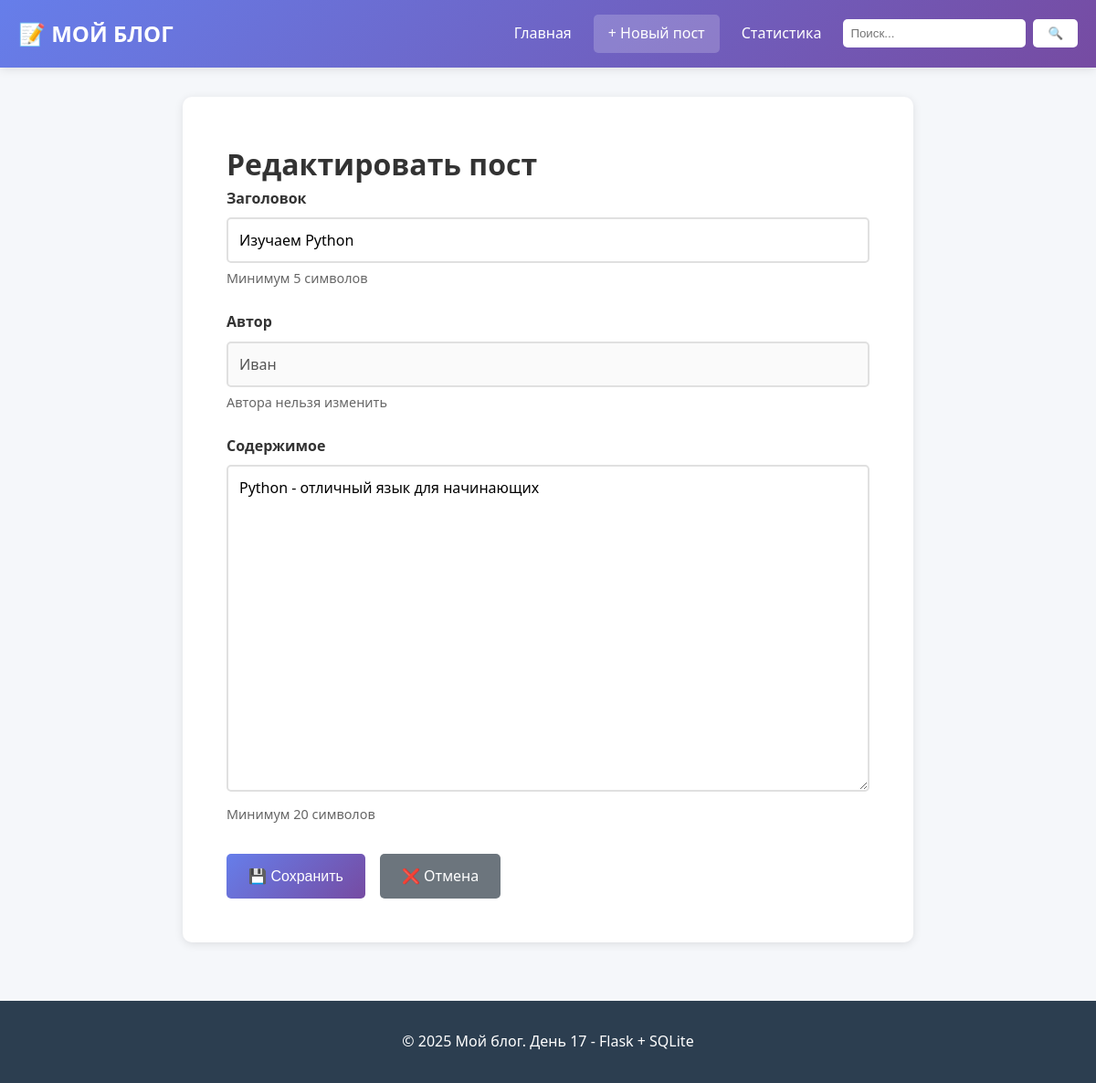
Page /post/1/edit on the committed database.
### tables this page shows
CREATE TABLE posts (
            id INTEGER PRIMARY KEY AUTOINCREMENT,
            title TEXT NOT NULL,
            content TEXT NOT NULL,
            author TEXT NOT NULL,
            views INTEGER DEFAULT 0,
            created_at TIMESTAMP DEFAULT CURRENT_TIMESTAMP
        );

### app.py (the view, shortened to what this page needs)
@app.route('/post/<int:post_id>/edit', methods=['GET', 'POST'])
def edit_post(post_id):
    post = db.get_post_by_id(post_id)
    if not post:
        flash('Пост не найден', 'error')
        return redirect(url_for('index'))
    return render_template('edit_post.html', post=post)

### database.py (called while the page is built)
def dict_factory(cursor, row):
    d = {}
    for idx, col in enumerate(cursor.description):
        d[col[0]] = row[idx]
    return d

def get_post_by_id(post_id):
    with sqlite3.connect(DATABASE) as conn:
        conn.row_factory = dict_factory
        cursor = conn.cursor()
        cursor.execute("SELECT * FROM posts WHERE id = ?", (post_id,))
        return cursor.fetchone()

### templates/edit_post.html (shortened to what this page needs)
{% extends "base.html" %}
{% block content %}
    <div class="form-container">
        <h1>Редактировать пост</h1>
        <form action="{{ url_for('edit_post', post_id=post.id) }}" method="POST">
            <div class="form-group">
                <label for="title">Заголовок</label>
                <input type="text"
                       id="title"
                       name="title"
                       value="{{ post.title }}"
                       required>
                <small>Минимум 5 символов</small>
            </div>
            <div class="form-group">
                <label>Автор</label>
                <input type="text" value="{{ post.author }}" disabled>
                <small>Автора нельзя изменить</small>
            </div>
            <div class="form-group">
                <label for="content">Содержимое</label>
                <textarea id="content"
                          name="content"
                          rows="15"
                          required>{{ post.content }}</textarea>
                <small>Минимум 20 символов</small>
            </div>
            <div class="form-actions">
                <button type="submit" class="btn btn-primary">
                    💾 Сохранить
                </button>
                <a href="{{ url_for('view_post', post_id=post.id) }}" class="btn btn-secondary">
                    ❌ Отмена
                </a>
            </div>
        </form>
    </div>
{% endblock %}

### static/css/blog.css (style rules this page uses)
* { margin: 0; padding: 0; box-sizing: border-box; }
body { font-family: 'Segoe UI', Tahoma, Geneva, Verdana, sans-serif; line-height: 1.6; color: #333; background-color: #f5f7fa; }
.form-container { background: white; padding: 3rem; border-radius: 10px; box-shadow: 0 2px 10px rgba(0,0,0,0.1); margin: 2rem auto; max-width: 800px; }
.form-group { margin-bottom: 1.5rem; }
.form-group label { display: block; margin-bottom: 0.5rem; font-weight: 600; color: #333; }
.form-group input, .form-group textarea { width: 100%; padding: 0.75rem; border: 2px solid #e0e0e0; border-radius: 5px; font-family: inherit; font-size: 1rem; transition: border-color 0.3s; }
.form-group small { display: block; margin-top: 0.3rem; color: #666; font-size: 0.9rem; }
.form-actions { display: flex; gap: 1rem; margin-top: 2rem; }
.btn { display: inline-block; padding: 0.75rem 1.5rem; border: none; border-radius: 5px; font-size: 1rem; cursor: pointer; text-decoration: none; transition: all 0.3s; }
.btn-primary { background: linear-gradient(135deg, #667eea, #764ba2); color: white; }
.btn-secondary { background: #6c757d; color: white; }

### rows in the picture
posts: title "Изучаем Python", author "Иван", content "Python - отличный язык для начинающих"
